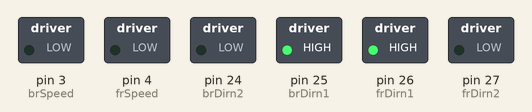
The sketch below on a simulated Arduino Mega 2560, built with avr-gcc and run on an emulated ATmega2560. Shown: switched loads named in the sketch (green lamp = pin HIGH).

Above: at 0.05 s.
At 20.0 s:
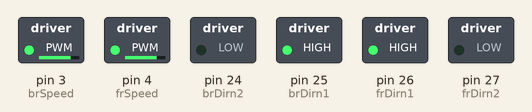
Timing chart, 0 to 27.6 s (numbered marks = the images above):
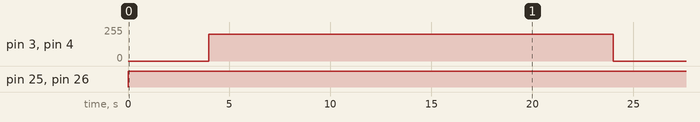

The sketch:

speed_callibration.ino
```cpp
/*
 check pins before uploading code to arduino
 fr means front right
 br means back right
 fl means front left
 bl means back left

 connect the system to 24 volts
 */


int frSpeed = 4;//connect pwm
int frDirn1 = 26;
int frDirn2 = 27;
int brSpeed = 3;//connect pwm
int brDirn1 = 25;
int brDirn2 = 24;
int blSpeed = 4;//connect pwm
int blDirn1 = 26;
int blDirn2 = 27;
int flSpeed = 3;//connect pwm
int flDirn1 = 25;
int flDirn2 = 24;

/*
 these are the speeds(values from 0 to 255)
  1)check at which the rpm of maxon becomes same
  2)do the above by simply counting the no. of revolutions in around 20 secnonds
  3)write the corrected speeds in the varibales below
  4)RPM should be s.t. the voltages come around 220 for maximum performance
*/

/*
     RPM Voltage
fl         200
bl         200
fr         200
br         200

*/

int fl=200;
int bl=200;
int fr=200;
int br=200;

void setup() {

    pinMode(flDirn1, OUTPUT);
    pinMode(flDirn2, OUTPUT);
    pinMode(flSpeed, OUTPUT);
    pinMode(frDirn1, OUTPUT);
    pinMode(frDirn2, OUTPUT);
    pinMode(frSpeed, OUTPUT);
    pinMode(blDirn1, OUTPUT);
    pinMode(blDirn2, OUTPUT);
    pinMode(blSpeed, OUTPUT);
    pinMode(brDirn1, OUTPUT);
    pinMode(brDirn2, OUTPUT);
    pinMode(brSpeed, OUTPUT);

}

void loop() {

/*
the bot remains still for 4 seconds
*/

    digitalWrite(flDirn1, HIGH);
    digitalWrite(flDirn2, LOW);
    analogWrite(flSpeed, 0);

    digitalWrite(frDirn1, HIGH);
    digitalWrite(frDirn2, LOW);
    analogWrite(frSpeed, 0);

    digitalWrite(blDirn1, HIGH);
    digitalWrite(blDirn2, LOW);
    analogWrite(blSpeed, 0);

    digitalWrite(brDirn1, HIGH);
    digitalWrite(brDirn2, LOW);
    analogWrite(brSpeed, 0);

    delay(4000);

/*
 wheels rotate at speed fl,bl,fr,br resp. for 20 seconds
*/
    digitalWrite(flDirn1, HIGH);
    digitalWrite(flDirn2, LOW);
    analogWrite(flSpeed, fl);

    digitalWrite(frDirn1, HIGH);
    digitalWrite(frDirn2, LOW);
    analogWrite(frSpeed, fr);

    digitalWrite(blDirn1, HIGH);
    digitalWrite(blDirn2, LOW);
    analogWrite(blSpeed, bl);

    digitalWrite(brDirn1, HIGH);
    digitalWrite(brDirn2, LOW);
    analogWrite(brSpeed, br);

    delay(20000);


}
```

Measured:
- by itself, pin 3 (brSpeed), pin 4 (frSpeed): alternates 200/255 for 20.0 s and 0/255 for 4.0 s
- by itself, pin 25 (brDirn1), pin 26 (frDirn1): LOW → HIGH at 0.00 s
